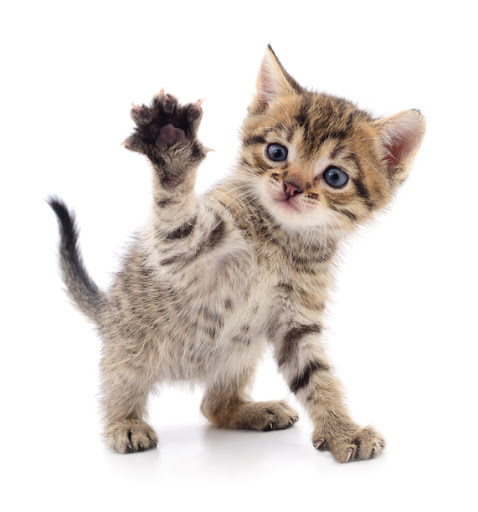
#> input picture pyplotEx/image/cat.jpg, 478 x 512 px
$ python imageioEx05.py
#> lines starting #> are read from the running program, lines starting #| are printed output that depends on the picture
import matplotlib.pyplot as plt
import matplotlib.patches as patches
from PIL import Image

im = Image.open('./image/cat.jpg')
#> im is the input picture: PIL image 478x512 RGB; mean R, G, B 224.2, 217.7, 213.3
plt.imshow(im)
ax = plt.gca()
rect = patches.Rectangle((90, 20),
                         150,
                         200,
                         linewidth=1,
                         edgecolor='cyan',
                         fill=False)
ax.add_patch(rect)
rect = patches.Rectangle((220, 20),
                         230,
                         230,
                         linewidth=3,
                         edgecolor='red',
                         fill=False)
ax.add_patch(rect)
circle = patches.Circle((200,200),radius=60, linewidth=1, edgecolor='blue', fill=False)
ax.add_patch(circle)

plt.show()
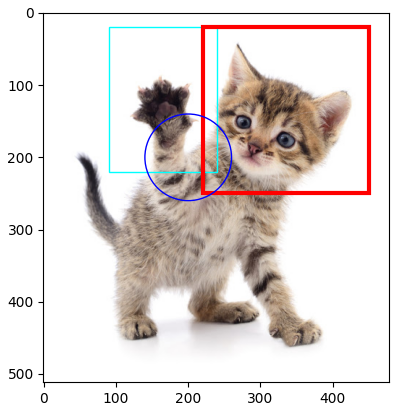
#> figure drawn by matplotlib, 1 panel

$ run again, with pyplotEx/image/bagic_color.png saved as pyplotEx/image/cat.jpg
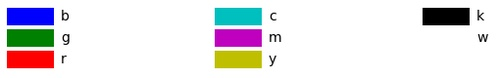
#> input picture pyplotEx/image/bagic_color.png, 500 x 78 px
#> im is the input picture: PIL image 500x78 RGB; mean R, G, B 228.8, 226.4, 228.7
#> `plt.show()`:
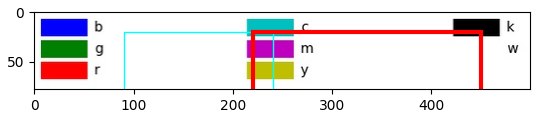
#> figure drawn by matplotlib, 1 panel

$ run again, with pyplotEx/image/css_color.png saved as pyplotEx/image/cat.jpg
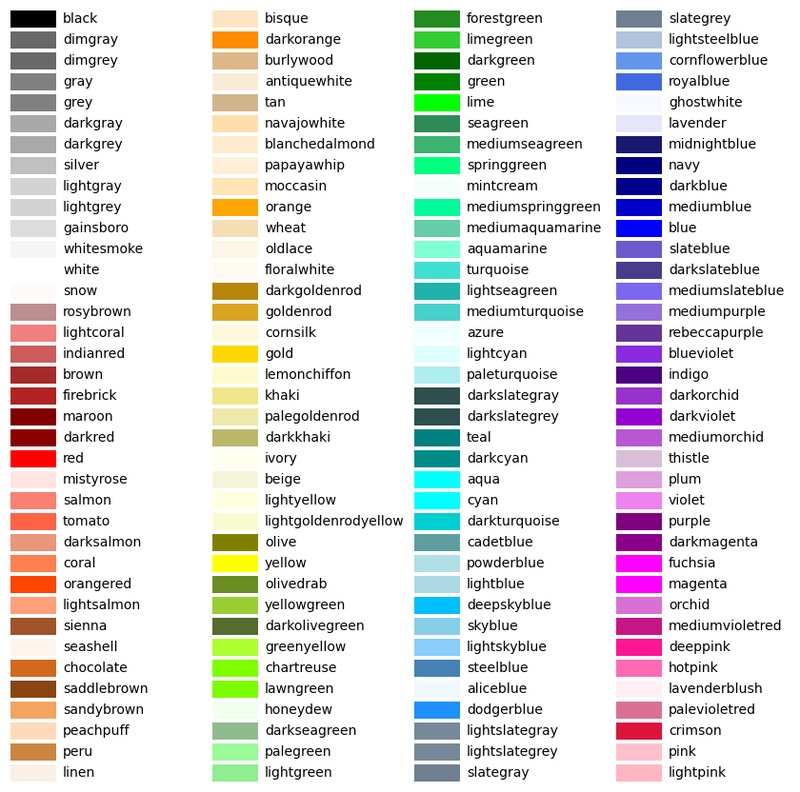
#> input picture pyplotEx/image/css_color.png, 800 x 792 px
#> im is the input picture: PIL image 800x792 RGB; mean R, G, B 225.1, 224.2, 223.1
#> `plt.show()`:
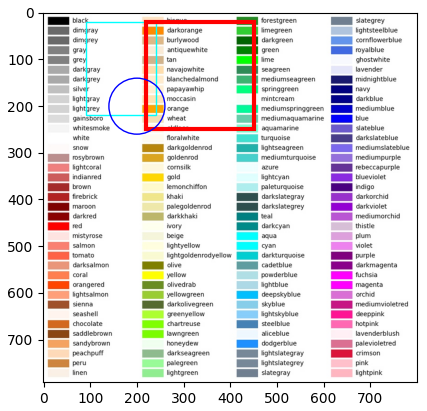
#> figure drawn by matplotlib, 1 panel
